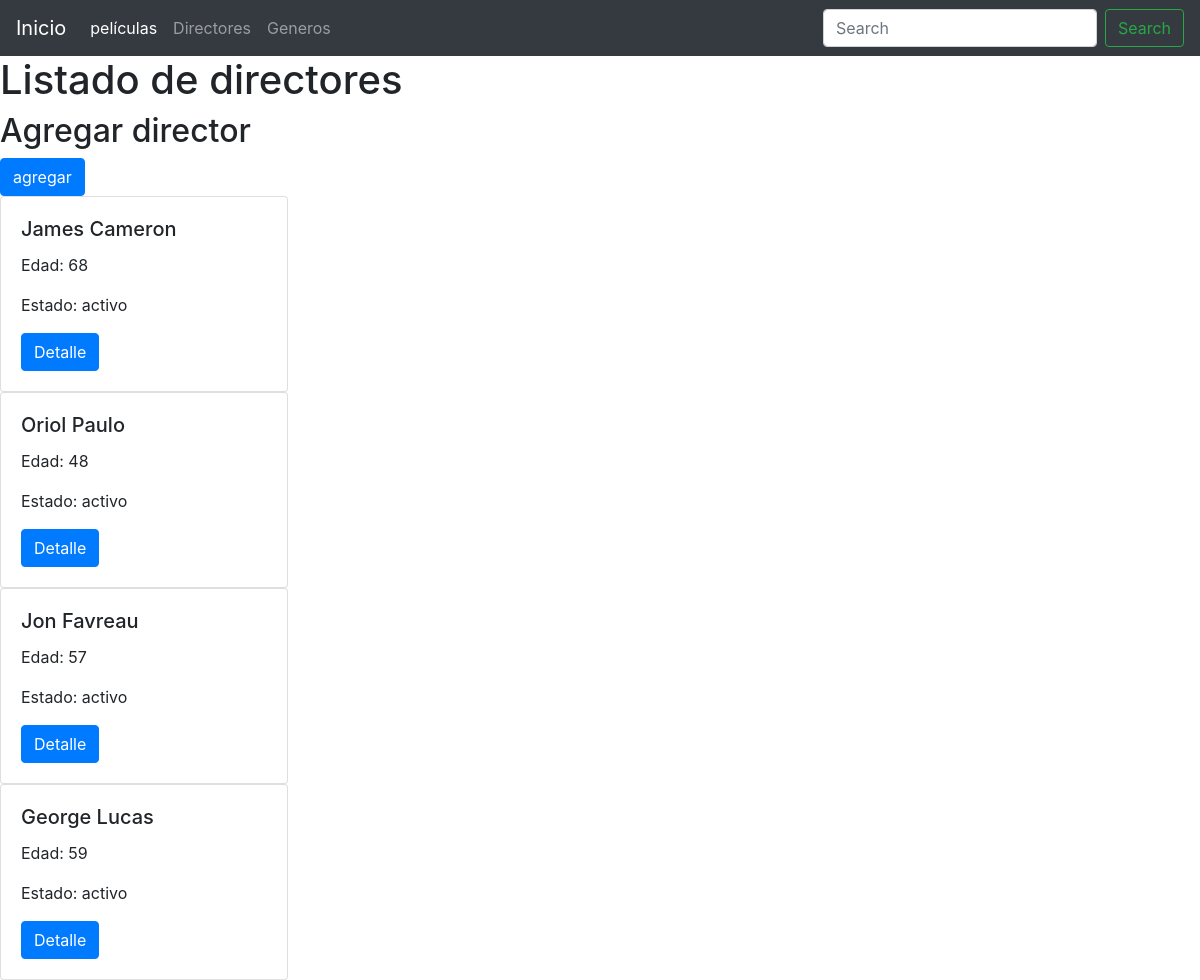
The page /peliculas/listar-directores/ on the database its author committed.
### peliculas/models.py (models this page shows)
class Directores(models.Model):
    ESTADO_CHOICES = (
        ("activo", "activo"),
        ("inactivo", "inactivo"),
    )
    nombre = models.CharField(max_length=100)
    apellido = models.CharField(max_length=100)
    edad = models.IntegerField()
    estado= models.CharField(max_length=10, choices=ESTADO_CHOICES)

### peliculas/views.py (the view)
# urls.py: path("listar-directores/", listar_directores),
def listar_directores(request):
    if "search" in request.GET:
        directores = Directores.objects.filter(nombre__icontains = request.GET["search"])
    else:
        directores = Directores.objects.all()
    context = {
        "directores": directores,
    }
    return render(request, "peliculas/listado_directores.html", context=context)

### templates/peliculas/listado_directores.html (shortened to what this page needs)
{% extends "base.html" %}
{% block content %}
<h1>Listado de directores</h1>
<h2>Agregar director</h2> <a href="/peliculas/crear-directores/" class="btn btn-primary">agregar</a>
{% for director in directores%}
    <div class="card" style="width: 18rem;">
        <div class="card-body">
        <h5 class="card-title">{{director.nombre}} {{director.apellido}}</h5>
        <p class="card-text">Edad: {{director.edad}}</p>
        <p>Estado: {{director.estado}}</p>
        <a href="#" class="btn btn-primary">Detalle</a>
        </div>
    </div>
{% endfor%}
{% endblock %}

### rows shown on the page
Directores: nombre "James", apellido "Cameron", edad "68", estado "activo"
Directores: nombre "Oriol", apellido "Paulo", edad "48", estado "activo"
Directores: nombre "Jon", apellido "Favreau", edad "57", estado "activo"
Directores: nombre "George", apellido "Lucas", edad "59", estado "activo"
